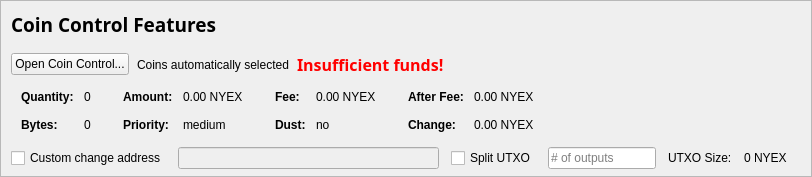
    <widget class="QFrame" name="frameCoinControl">
     <property name="sizePolicy">
      <sizepolicy hsizetype="Expanding" vsizetype="Expanding">
       <horstretch>0</horstretch>
       <verstretch>0</verstretch>
      </sizepolicy>
     </property>
     <property name="maximumSize">
      <size>
       <width>16777215</width>
       <height>16777215</height>
      </size>
     </property>
     <property name="frameShape">
      <enum>QFrame::StyledPanel</enum>
     </property>
     <property name="frameShadow">
      <enum>QFrame::Sunken</enum>
     </property>
     <layout class="QVBoxLayout" name="verticalLayoutCoinControl2">
      <property name="spacing">
       <number>0</number>
      </property>
      <property name="leftMargin">
       <number>0</number>
      </property>
      <property name="topMargin">
       <number>0</number>
      </property>
      <property name="rightMargin">
       <number>0</number>
      </property>
      <property name="bottomMargin">
       <number>6</number>
      </property>
      <item>
       <layout class="QVBoxLayout" name="verticalLayoutCoinControl" stretch="0,0,0,0,1">
        <property name="spacing">
         <number>0</number>
        </property>
        <property name="leftMargin">
         <number>10</number>
        </property>
        <property name="topMargin">
         <number>10</number>
        </property>
        <item>
         <layout class="QHBoxLayout" name="horizontalLayoutCoinControl1">
          <property name="bottomMargin">
           <number>15</number>
          </property>
          <item>
           <widget class="QLabel" name="labelCoinControlFeatures">
            <property name="sizePolicy">
             <sizepolicy hsizetype="Preferred" vsizetype="Maximum">
              <horstretch>0</horstretch>
              <verstretch>0</verstretch>
             </sizepolicy>
            </property>
            <property name="font">
             <font>
              <family>Ara Hamah 1982</family>
              <pointsize>14</pointsize>
              <weight>75</weight>
              <bold>true</bold>
             </font>
            </property>
            <property name="styleSheet">
             <string notr="true">font-weight:bold;</string>
            </property>
            <property name="text">
             <string>Coin Control Features</string>
            </property>
           </widget>
          </item>
         </layout>
        </item>
        <item>
         <layout class="QHBoxLayout" name="horizontalLayoutCoinControl2" stretch="0,0,0,0">
          <property name="spacing">
           <number>8</number>
          </property>
          <property name="bottomMargin">
           <number>10</number>
          </property>
          <item>
           <widget class="QPushButton" name="pushButtonCoinControl">
            <property name="styleSheet">
             <string notr="true"/>
            </property>
            <property name="text">
             <string>Open Coin Control...</string>
            </property>
            <property name="autoDefault">
             <bool>false</bool>
            </property>
           </widget>
          </item>
          <item>
           <widget class="QLabel" name="labelCoinControlAutomaticallySelected">
            <property name="text">
             <string>Coins automatically selected</string>
            </property>
            <property name="margin">
             <number>5</number>
            </property>
           </widget>
          </item>
          <item>
           <widget class="QLabel" name="labelCoinControlInsuffFunds">
            <property name="font">
             <font>
              <family>Ara Hamah 1982</family>
              <pointsize>12</pointsize>
              <weight>75</weight>
              <bold>true</bold>
             </font>
            </property>
            <property name="styleSheet">
             <string notr="true">color:red;font-weight:bold;</string>
            </property>
            <property name="text">
             <string>Insufficient funds!</string>
            </property>
            <property name="margin">
             <number>5</number>
            </property>
           </widget>
          </item>
          <item>
           <spacer name="horizontalSpacerCoinControl">
            <property name="orientation">
             <enum>Qt::Horizontal</enum>
            </property>
            <property name="sizeHint" stdset="0">
             <size>
              <width>40</width>
              <height>1</height>
             </size>
            </property>
           </spacer>
          </item>
         </layout>
        </item>
        <item>
         <widget class="QWidget" name="widgetCoinControl" native="true">
          <property name="sizePolicy">
           <sizepolicy hsizetype="Preferred" vsizetype="Preferred">
            <horstretch>0</horstretch>
            <verstretch>0</verstretch>
           </sizepolicy>
          </property>
          <property name="minimumSize">
           <size>
            <width>0</width>
            <height>0</height>
           </size>
          </property>
          <property name="styleSheet">
           <string notr="true"/>
          </property>
          <layout class="QHBoxLayout" name="horizontalLayoutCoinControl5">
           <property name="leftMargin">
            <number>0</number>
           </property>
           <property name="topMargin">
            <number>0</number>
           </property>
           <property name="rightMargin">
            <number>0</number>
           </property>
           <property name="bottomMargin">
            <number>0</number>
           </property>
           <item>
            <layout class="QHBoxLayout" name="horizontalLayoutCoinControl3" stretch="0,0,0,1">
             <property name="spacing">
              <number>20</number>
             </property>
             <property name="topMargin">
              <number>0</number>
             </property>
             <property name="bottomMargin">
              <number>10</number>
             </property>
             <item>
              <layout class="QFormLayout" name="formLayoutCoinControl1">
               <property name="horizontalSpacing">
                <number>10</number>
               </property>
               <property name="verticalSpacing">
                <number>14</number>
               </property>
               <property name="leftMargin">
                <number>10</number>
               </property>
               <property name="topMargin">
                <number>4</number>
               </property>
               <property name="rightMargin">
                <number>6</number>
               </property>
               <item row="0" column="0">
                <widget class="QLabel" name="labelCoinControlQuantityText">
                 <property name="font">
                  <font>
                   <weight>75</weight>
                   <bold>true</bold>
                  </font>
                 </property>
                 <property name="text">
                  <string>Quantity:</string>
                 </property>
                 <property name="margin">
                  <number>0</number>
                 </property>
                </widget>
               </item>
               <item row="0" column="1">
                <widget class="QLabel" name="labelCoinControlQuantity">
                 <property name="cursor">
                  <cursorShape>IBeamCursor</cursorShape>
                 </property>
                 <property name="contextMenuPolicy">
                  <enum>Qt::ActionsContextMenu</enum>
                 </property>
                 <property name="text">
                  <string notr="true">0</string>
                 </property>
                 <property name="margin">
                  <number>0</number>
                 </property>
                 <property name="textInteractionFlags">
                  <set>Qt::LinksAccessibleByMouse|Qt::TextSelectableByKeyboard|Qt::TextSelectableByMouse</set>
                 </property>
                </widget>
               </item>
               <item row="1" column="0">
                <widget class="QLabel" name="labelCoinControlBytesText">
                 <property name="font">
                  <font>
                   <weight>75</weight>
                   <bold>true</bold>
                  </font>
                 </property>
                 <property name="text">
                  <string>Bytes:</string>
                 </property>
                </widget>
               </item>
               <item row="1" column="1">
                <widget class="QLabel" name="labelCoinControlBytes">
                 <property name="cursor">
                  <cursorShape>IBeamCursor</cursorShape>
                 </property>
                 <property name="contextMenuPolicy">
                  <enum>Qt::ActionsContextMenu</enum>
                 </property>
                 <property name="text">
                  <string notr="true">0</string>
                 </property>
                 <property name="textInteractionFlags">
                  <set>Qt::LinksAccessibleByMouse|Qt::TextSelectableByKeyboard|Qt::TextSelectableByMouse</set>
                 </property>
                </widget>
               </item>
              </layout>
             </item>
             <item>
              <layout class="QFormLayout" name="formLayoutCoinControl2">
               <property name="horizontalSpacing">
                <number>10</number>
               </property>
               <property name="verticalSpacing">
                <number>14</number>
               </property>
               <property name="leftMargin">
                <number>6</number>
               </property>
               <property name="topMargin">
                <number>4</number>
               </property>
               <property name="rightMargin">
                <number>6</number>
               </property>
               <item row="0" column="0">
                <widget class="QLabel" name="labelCoinControlAmountText">
                 <property name="font">
                  <font>
                   <weight>75</weight>
                   <bold>true</bold>
                  </font>
                 </property>
                 <property name="text">
                  <string>Amount:</string>
                 </property>
                 <property name="margin">
                  <number>0</number>
                 </property>
                </widget>
               </item>
               <item row="0" column="1">
                <widget class="QLabel" name="labelCoinControlAmount">
                 <property name="cursor">
                  <cursorShape>IBeamCursor</cursorShape>
                 </property>
                 <property name="contextMenuPolicy">
                  <enum>Qt::ActionsContextMenu</enum>
                 </property>
                 <property name="text">
                  <string notr="true">0.00 NYEX</string>
                 </property>
                 <property name="textInteractionFlags">
                  <set>Qt::LinksAccessibleByMouse|Qt::TextSelectableByKeyboard|Qt::TextSelectableByMouse</set>
                 </property>
                </widget>
               </item>
               <item row="1" column="0">
                <widget class="QLabel" name="labelCoinControlPriorityText">
                 <property name="font">
                  <font>
                   <weight>75</weight>
                   <bold>true</bold>
                  </font>
                 </property>
                 <property name="text">
                  <string>Priority:</string>
                 </property>
                </widget>
               </item>
               <item row="1" column="1">
                <widget class="QLabel" name="labelCoinControlPriority">
                 <property name="cursor">
                  <cursorShape>IBeamCursor</cursorShape>
                 </property>
                 <property name="contextMenuPolicy">
                  <enum>Qt::ActionsContextMenu</enum>
                 </property>
                 <property name="text">
                  <string>medium</string>
                 </property>
                 <property name="textInteractionFlags">
                  <set>Qt::LinksAccessibleByMouse|Qt::TextSelectableByKeyboard|Qt::TextSelectableByMouse</set>
                 </property>
                </widget>
               </item>
              </layout>
             </item>
             <item>
              <layout class="QFormLayout" name="formLayoutCoinControl3">
               <property name="horizontalSpacing">
                <number>10</number>
               </property>
               <property name="verticalSpacing">
                <number>14</number>
               </property>
               <property name="leftMargin">
                <number>6</number>
               </property>
               <property name="topMargin">
                <number>4</number>
               </property>
               <property name="rightMargin">
                <number>6</number>
               </property>
               <item row="0" column="0">
                <widget class="QLabel" name="labelCoinControlFeeText">
                 <property name="font">
                  <font>
                   <weight>75</weight>
                   <bold>true</bold>
                  </font>
                 </property>
                 <property name="text">
                  <string>Fee:</string>
                 </property>
                 <property name="margin">
                  <number>0</number>
                 </property>
                </widget>
               </item>
               <item row="0" column="1">
                <widget class="QLabel" name="labelCoinControlFee">
                 <property name="cursor">
                  <cursorShape>IBeamCursor</cursorShape>
                 </property>
                 <property name="contextMenuPolicy">
                  <enum>Qt::ActionsContextMenu</enum>
                 </property>
                 <property name="text">
                  <string notr="true">0.00 NYEX</string>
                 </property>
                 <property name="textInteractionFlags">
                  <set>Qt::LinksAccessibleByMouse|Qt::TextSelectableByKeyboard|Qt::TextSelectableByMouse</set>
                 </property>
                </widget>
               </item>
               <item row="1" column="0">
                <widget class="QLabel" name="labelCoinControlLowOutputText">
                 <property name="font">
                  <font>
                   <weight>75</weight>
                   <bold>true</bold>
                  </font>
                 </property>
                 <property name="text">
                  <string>Dust:</string>
                 </property>
                </widget>
               </item>
               <item row="1" column="1">
                <widget class="QLabel" name="labelCoinControlLowOutput">
                 <property name="cursor">
                  <cursorShape>IBeamCursor</cursorShape>
                 </property>
                 <property name="contextMenuPolicy">
                  <enum>Qt::ActionsContextMenu</enum>
                 </property>
                 <property name="text">
                  <string>no</string>
                 </property>
                 <property name="textInteractionFlags">
                  <set>Qt::LinksAccessibleByMouse|Qt::TextSelectableByKeyboard|Qt::TextSelectableByMouse</set>
                 </property>
                </widget>
               </item>
              </layout>
             </item>
             <item>
              <layout class="QFormLayout" name="formLayoutCoinControl4">
               <property name="horizontalSpacing">
                <number>10</number>
               </property>
               <property name="verticalSpacing">
                <number>14</number>
               </property>
               <property name="leftMargin">
                <number>6</number>
               </property>
               <property name="topMargin">
                <number>4</number>
               </property>
               <property name="rightMargin">
                <number>6</number>
               </property>
               <item row="0" column="0">
                <widget class="QLabel" name="labelCoinControlAfterFeeText">
                 <property name="font">
                  <font>
                   <weight>75</weight>
                   <bold>true</bold>
                  </font>
                 </property>
                 <property name="text">
                  <string>After Fee:</string>
                 </property>
                 <property name="margin">
                  <number>0</number>
                 </property>
                </widget>
               </item>
               <item row="0" column="1">
                <widget class="QLabel" name="labelCoinControlAfterFee">
                 <property name="cursor">
                  <cursorShape>IBeamCursor</cursorShape>
                 </property>
                 <property name="contextMenuPolicy">
                  <enum>Qt::ActionsContextMenu</enum>
                 </property>
                 <property name="text">
                  <string notr="true">0.00 NYEX</string>
                 </property>
                 <property name="textInteractionFlags">
                  <set>Qt::LinksAccessibleByMouse|Qt::TextSelectableByKeyboard|Qt::TextSelectableByMouse</set>
                 </property>
                </widget>
               </item>
               <item row="1" column="0">
                <widget class="QLabel" name="labelCoinControlChangeText">
                 <property name="font">
                  <font>
                   <weight>75</weight>
                   <bold>true</bold>
                  </font>
                 </property>
                 <property name="text">
                  <string>Change:</string>
                 </property>
                </widget>
               </item>
               <item row="1" column="1">
                <widget class="QLabel" name="labelCoinControlChange">
                 <property name="cursor">
                  <cursorShape>IBeamCursor</cursorShape>
                 </property>
                 <property name="contextMenuPolicy">
                  <enum>Qt::ActionsContextMenu</enum>
                 </property>
                 <property name="text">
                  <string notr="true">0.00 NYEX</string>
                 </property>
                 <property name="textInteractionFlags">
                  <set>Qt::LinksAccessibleByMouse|Qt::TextSelectableByKeyboard|Qt::TextSelectableByMouse</set>
                 </property>
                </widget>
               </item>
              </layout>
             </item>
            </layout>
           </item>
          </layout>
         </widget>
        </item>
        <item>
         <layout class="QHBoxLayout" name="horizontalLayoutCoinControl4" stretch="0,0,0,0,0,0,0">
          <property name="spacing">
           <number>12</number>
          </property>
          <property name="sizeConstraint">
           <enum>QLayout::SetDefaultConstraint</enum>
          </property>
          <property name="topMargin">
           <number>5</number>
          </property>
          <property name="rightMargin">
           <number>5</number>
          </property>
          <item>
           <widget class="QCheckBox" name="checkBoxCoinControlChange">
            <property name="toolTip">
             <string>If this is activated, but the change address is empty or invalid, change will be sent to a newly generated address.</string>
            </property>
            <property name="text">
             <string>Custom change address</string>
            </property>
           </widget>
          </item>
          <item>
           <widget class="QValidatedLineEdit" name="lineEditCoinControlChange">
            <property name="enabled">
             <bool>false</bool>
            </property>
            <property name="sizePolicy">
             <sizepolicy hsizetype="Expanding" vsizetype="Fixed">
              <horstretch>0</horstretch>
              <verstretch>0</verstretch>
             </sizepolicy>
            </property>
           </widget>
          </item>
          <item>
           <widget class="QCheckBox" name="splitBlockCheckBox">
            <property name="text">
             <string>Split UTXO</string>
            </property>
           </widget>
          </item>
          <item>
           <widget class="QLineEdit" name="splitBlockLineEdit">
            <property name="sizePolicy">
             <sizepolicy hsizetype="Fixed" vsizetype="Fixed">
              <horstretch>50</horstretch>
              <verstretch>0</verstretch>
             </sizepolicy>
            </property>
            <property name="placeholderText">
             <string># of outputs</string>
            </property>
           </widget>
          </item>
          <item>
           <widget class="QLabel" name="labelBlockSizeText">
            <property name="text">
             <string>UTXO Size:</string>
            </property>
           </widget>
          </item>
          <item>
           <widget class="QLabel" name="labelBlockSize">
            <property name="text">
             <string>0 NYEX</string>
            </property>
           </widget>
          </item>
          <item>
           <widget class="QLabel" name="labelCoinControlChangeLabel">
            <property name="sizePolicy">
             <sizepolicy hsizetype="Preferred" vsizetype="Expanding">
              <horstretch>0</horstretch>
              <verstretch>0</verstretch>
             </sizepolicy>
            </property>
            <property name="minimumSize">
             <size>
              <width>0</width>
              <height>0</height>
             </size>
            </property>
            <property name="text">
             <string/>
            </property>
            <property name="margin">
             <number>3</number>
            </property>
           </widget>
          </item>
         </layout>
        </item>
        <item>
         <spacer name="verticalSpacerCoinControl">
          <property name="orientation">
           <enum>Qt::Vertical</enum>
          </property>
          <property name="sizeHint" stdset="0">
           <size>
            <width>800</width>
            <height>1</height>
           </size>
          </property>
         </spacer>
        </item>
       </layout>
      </item>
     </layout>
    </widget>
